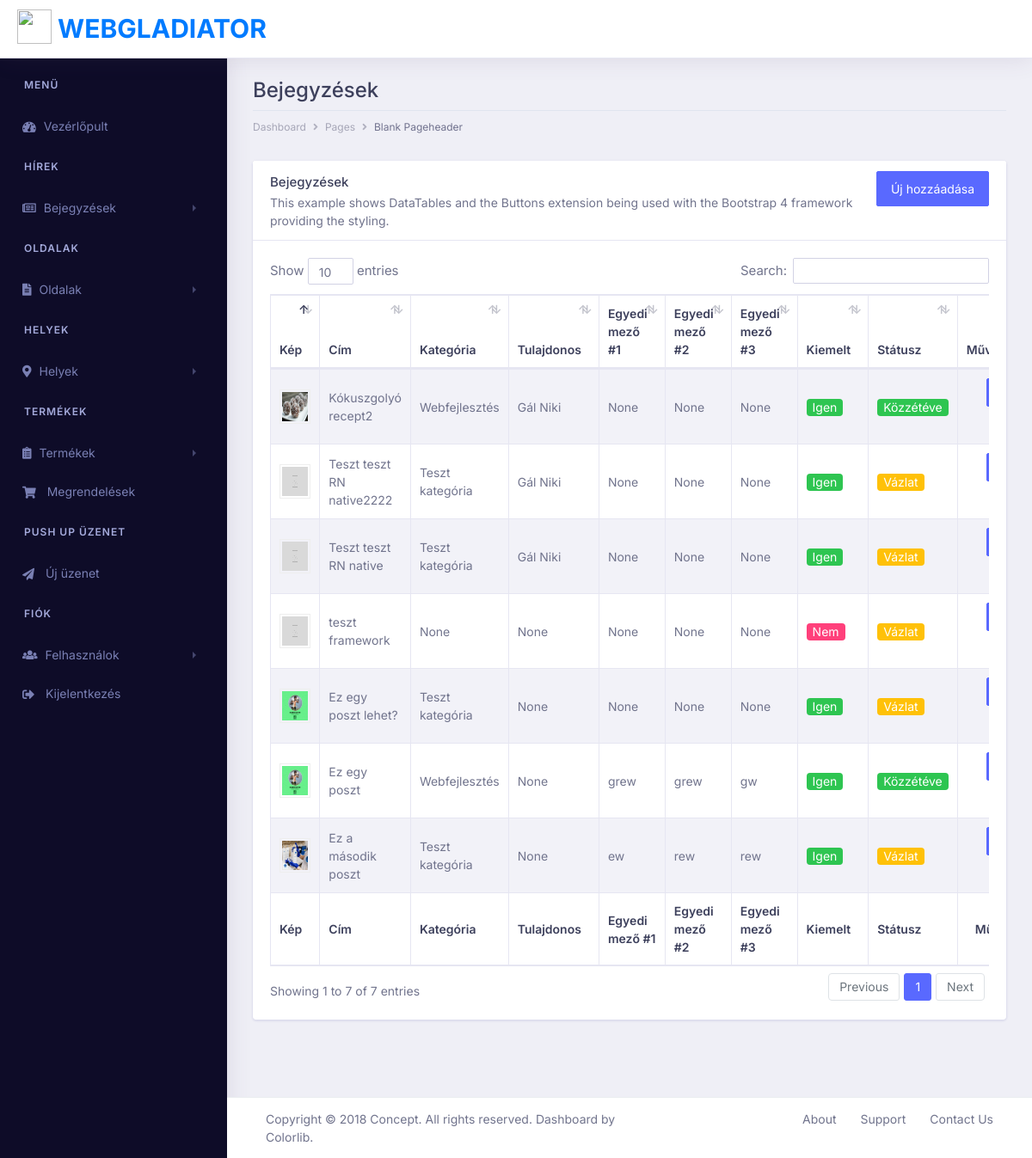
The app's page / (signed in) with its own data.
### posts/models.py (models this page shows, shortened)
class Post(models.Model):
    post_title = models.CharField(max_length=200, unique=True)
    post_description = models.TextField()
    post_description_1 = models.TextField()
    post_description_2 = models.TextField()
    post_description_3 = models.TextField()
    post_text_1 = models.CharField(max_length=200, null=True, blank=True)
    post_text_2 = models.CharField(max_length=200, null=True, blank=True)
    post_text_3 = models.CharField(max_length=200, null=True, blank=True)
    post_video = models.CharField(max_length=200, null=True, blank=True)
    post_image = models.ImageField(upload_to='posts', default='posts/default.jpg')
    post_featured = models.BooleanField(default=True)
    post_status = models.IntegerField(choices=STATUS, default=0)
    post_author = models.ForeignKey(User, on_delete= models.SET_NULL,related_name='authors_posts', null=True, blank=True)
    post_category = models.ForeignKey(PostCategory, on_delete= models.SET_NULL,related_name='categories_posts', null=True, blank=True)
    post_owner = models.ForeignKey(PostOwner, on_delete=models.SET_NULL,related_name='owners_posts', null=True, blank=True)
    post_is_paid = models.BooleanField(default=False) #fizetős igen/nem
    post_updated_at = models.DateTimeField(auto_now= True)
    post_created_at = models.DateTimeField(auto_now_add=True)
    class Meta:
        ordering = ['-post_created_at']

class PostCategory(models.Model):
    post_category_name = models.CharField(max_length=200, db_index=True)
    post_category_image = models.ImageField(upload_to='posts/category', default='posts/category/default.jpg')
    def __str__(self):
        return self.post_category_name

class PostOwner(models.Model):
    post_owner_name = models.CharField(max_length=200, db_index=True)
    post_owner_image = models.ImageField(upload_to='posts/owner', default='posts/owner/default.jpg')
    def __str__(self):
        return self.post_owner_name

### posts/views.py (the view)
# urls.py: path('', views.index, name='index'), #posts url
@login_required
def index(request):
    try:
        posts = Post.objects.all()
    except Post.DoesNotExist:
        raise Http404("404 | Nem létezik!")
    return render(request, 'posts/index.html', {'posts':posts})

### posts/templates/posts/index.html (shortened to what this page needs)
{% extends "../base_posts.html" %}
{% block content %}
    <div class="row">
        <div class="col-xl-12 col-lg-12 col-md-12 col-sm-12 col-12">
            <div class="page-header">
                <h2 class="pageheader-title">Bejegyzések</h2>
                <div class="page-breadcrumb">
                    <nav aria-label="breadcrumb">
                        <ol class="breadcrumb">
                            <li class="breadcrumb-item"><a href="#" class="breadcrumb-link">Dashboard</a></li>
                            <li class="breadcrumb-item"><a href="#" class="breadcrumb-link">Pages</a></li>
                            <li class="breadcrumb-item active" aria-current="page">Blank Pageheader</li>
                        </ol>
                    </nav>
                </div>
            </div>
        </div>
    </div>
    <div class="row">
        <div class="col-xl-12 col-lg-12 col-md-12 col-sm-12 col-12">
            <div class="card">
                <div class="card-header">
                    <div class="float-right">
                        <a href="{% url 'post_create' %}" class="btn btn-primary">Új hozzáadása</a>
                    </div>
                    <h5 class="mb-0">Bejegyzések</h5>
                    <p>This example shows DataTables and the Buttons extension being used with the Bootstrap 4 framework providing the styling.</p>
                </div>
                <div class="card-body">
                    <div class="table-responsive">
                        <table id="example" class="table table-striped table-bordered first table-sm" style="width:100%">
                            <thead>
                                <tr>
                                    <th>Kép</th>
                                    <th>Cím</th>
                                    <th>Kategória</th>
                                    <th>Tulajdonos</th>
                                    <th>Egyedi mező #1</th>
                                    <th>Egyedi mező #2</th>
                                    <th>Egyedi mező #3</th>
                                    <th>Kiemelt</th>
                                    <th>Státusz</th>
                                    <th class="text-right">Művelet</th>
                                </tr>
                            </thead>
                            <tbody>
                            {% for post in posts %}
                                <tr>
                                    <td width="50px"><img src="{{post.post_image.url}}" style="width: 100%; height: 40px; padding: 2px; border: 1px solid #eee;"></td>
                                    <td style="text-transform: none;"><span class="span-title">{{post.post_title}}</span></td>
                                    <td>{{ post.post_category }}</td>
                                    <td>{{ post.post_owner }}</td>
                                    <td>{{ post.post_text_1 }}</td>
                                    <td>{{ post.post_text_2 }}</td>
                                    <td>{{ post.post_text_3 }}</td>
                                    <td>
                                        {% if post.post_featured == True %}
                                        <span class='badge badge-pill bg-success text-white'>Igen</span>
                                        {% else %}
                                        <span class='badge badge-pill bg-secondary text-white'>Nem</span>
                                        {% endif %}
                                    </td>
                                    <td>
                                       {% if post.post_status == 1 %}
                                               <span class='badge badge-pill bg-success text-white'>Közzétéve</span>
                                        {% else %}
                                               <span class='badge badge-pill bg-warning text-white'>Vázlat</span>
                                        {% endif %}
                                    </td>
                                    <td class="text-right">
                                        <a href="{% url 'post_update' post.pk %}" class="btn btn-sm btn-primary"></a>
                                    </td>
                                </tr>
                             {% endfor %}
                            </tbody>
                            <tfoot>
                                <tr>
                                    <th>Kép</th>
                                    <th>Cím</th>
                                    <th>Kategória</th>
                                    <th>Tulajdonos</th>
                                    <th>Egyedi mező #1</th>
                                    <th>Egyedi mező #2</th>
                                    <th>Egyedi mező #3</th>
                                    <th>Kiemelt</th>
                                    <th>Státusz</th>
                                    <th class="text-right">Művelet</th>
                                </tr>
                            </tfoot>
                        </table>
                    </div>
                </div>
            </div>
        </div>
    </div>
{% endblock %}

### records on screen
Post: post_image (picture), post_title "Kókuszgolyó recept2", post_category "Webfejlesztés", post_owner "Gál Niki", post_text_1 "None", post_text_2 "None", post_text_3 "None", post_featured "Igen", post_status "Közzétéve"
Post: post_image (placeholder picture), post_title "Teszt teszt RN native2222", post_category "Teszt kategória", post_owner "Gál Niki", post_text_1 "None", post_text_2 "None", post_text_3 "None", post_featured "Igen", post_status "Vázlat"
Post: post_image (placeholder picture), post_title "Teszt teszt RN native", post_category "Teszt kategória", post_owner "Gál Niki", post_text_1 "None", post_text_2 "None", post_text_3 "None", post_featured "Igen", post_status "Vázlat"
Post: post_image (placeholder picture), post_title "teszt framework", post_category "None", post_owner "None", post_text_1 "None", post_text_2 "None", post_text_3 "None", post_featured "Nem", post_status "Vázlat"
Post: post_image (picture), post_title "Ez egy poszt lehet?", post_category "Teszt kategória", post_owner "None", post_text_1 "None", post_text_2 "None", post_text_3 "None", post_featured "Igen", post_status "Vázlat"
Post: post_image (picture), post_title "Ez egy poszt", post_category "Webfejlesztés", post_owner "None", post_text_1 "grew", post_text_2 "grew", post_text_3 "gw", post_featured "Igen", post_status "Közzétéve"
Post: post_image (picture), post_title "Ez a második poszt", post_category "Teszt kategória", post_owner "None", post_text_1 "ew", post_text_2 "rew", post_text_3 "rew", post_featured "Igen", post_status "Vázlat"
